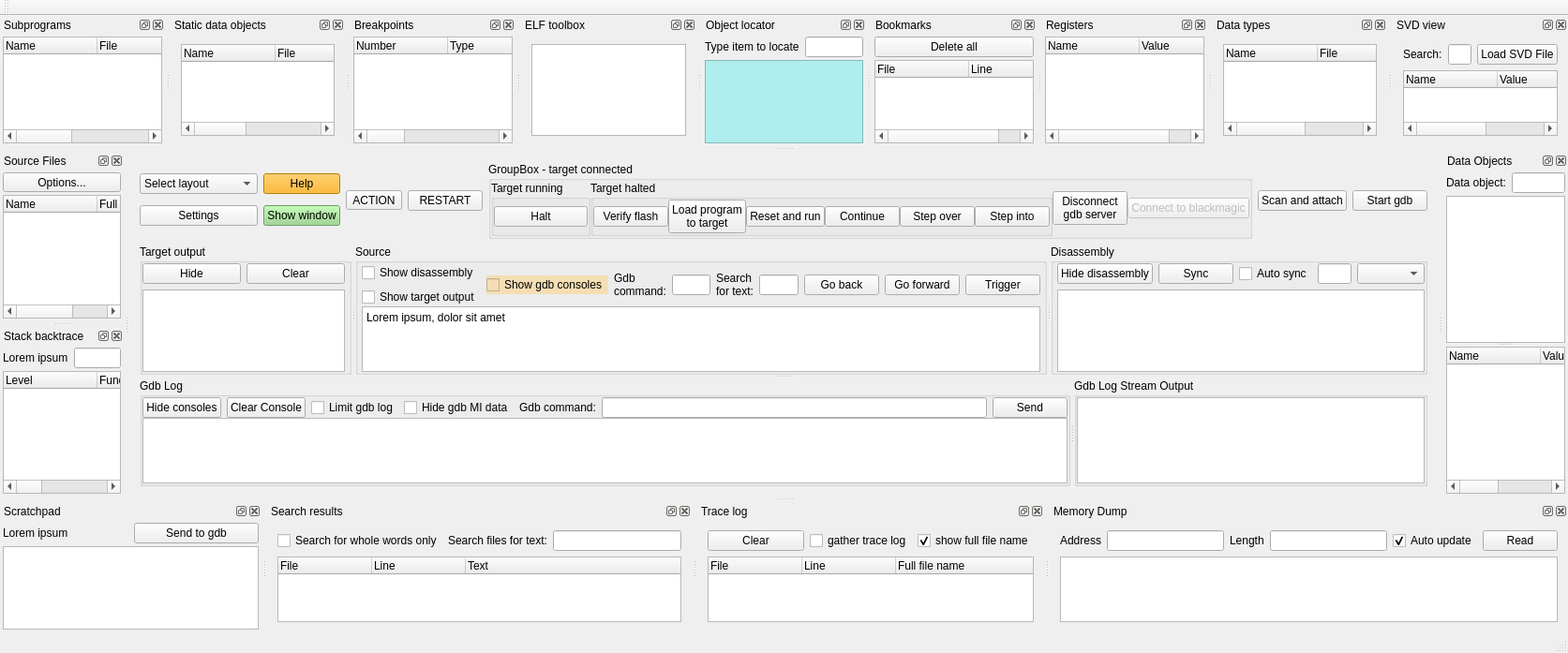
<?xml version="1.0" encoding="UTF-8"?>
<ui version="4.0">
 <class>MainWindow</class>
 <widget class="QMainWindow" name="MainWindow">
  <property name="geometry">
   <rect>
    <x>0</x>
    <y>0</y>
    <width>1673</width>
    <height>675</height>
   </rect>
  </property>
  <property name="windowTitle">
   <string>turbo</string>
  </property>
  <widget class="QWidget" name="centralWidget">
   <layout class="QVBoxLayout" name="verticalLayout_27">
    <item>
     <layout class="QHBoxLayout" name="horizontalLayout">
      <item>
       <layout class="QVBoxLayout" name="verticalLayout_19">
        <property name="spacing">
         <number>0</number>
        </property>
        <item>
         <widget class="QComboBox" name="comboBoxSelectLayout">
          <item>
           <property name="text">
            <string>Select layout</string>
           </property>
          </item>
          <item>
           <property name="text">
            <string>Hide all views</string>
           </property>
          </item>
          <item>
           <property name="text">
            <string>Navigation layout</string>
           </property>
          </item>
          <item>
           <property name="text">
            <string>Debug layout</string>
           </property>
          </item>
          <item>
           <property name="text">
            <string>Show all views</string>
           </property>
          </item>
         </widget>
        </item>
        <item>
         <widget class="QPushButton" name="pushButtonSettings">
          <property name="text">
           <string>Settings</string>
          </property>
         </widget>
        </item>
       </layout>
      </item>
      <item>
       <layout class="QVBoxLayout" name="verticalLayout_22">
        <property name="spacing">
         <number>0</number>
        </property>
        <item>
         <widget class="QPushButton" name="pushButtonDisplayHelp">
          <property name="styleSheet">
           <string notr="true">background-color: rgb(255, 170, 0);</string>
          </property>
          <property name="text">
           <string>Help</string>
          </property>
         </widget>
        </item>
        <item>
         <widget class="QPushButton" name="pushButtonShowWindow">
          <property name="styleSheet">
           <string notr="true">background-color: rgb(148, 213, 134);</string>
          </property>
          <property name="text">
           <string>Show window</string>
          </property>
         </widget>
        </item>
       </layout>
      </item>
      <item>
       <widget class="QToolButton" name="toolButtonActions">
        <property name="text">
         <string>ACTION</string>
        </property>
        <property name="popupMode">
         <enum>QToolButton::InstantPopup</enum>
        </property>
       </widget>
      </item>
      <item>
       <widget class="QPushButton" name="pushButtonRESTART">
        <property name="toolTip">
         <string>&lt;html&gt;&lt;head/&gt;&lt;body&gt;&lt;p&gt;Restart the frontend.&lt;/p&gt;&lt;p&gt;If you hold the &lt;span style=&quot; font-weight:600;&quot;&gt;CONTROL&lt;/span&gt; and &lt;span style=&quot; font-weight:600;&quot;&gt;SHIFT&lt;/span&gt; keys when activating this button, then the frontend settings file (by default, 'turbo.rc') &lt;span style=&quot; font-weight:600;&quot;&gt;will be deleted&lt;/span&gt;.&lt;/p&gt;&lt;p&gt;Make sure you know what you are doing if you decide to do so.&lt;/p&gt;&lt;/body&gt;&lt;/html&gt;</string>
        </property>
        <property name="text">
         <string>RESTART</string>
        </property>
       </widget>
      </item>
      <item>
       <widget class="QGroupBox" name="groupBoxTargetConnected">
        <property name="title">
         <string>GroupBox - target connected</string>
        </property>
        <layout class="QHBoxLayout" name="horizontalLayout_17">
         <property name="spacing">
          <number>0</number>
         </property>
         <property name="leftMargin">
          <number>0</number>
         </property>
         <property name="topMargin">
          <number>0</number>
         </property>
         <property name="rightMargin">
          <number>0</number>
         </property>
         <property name="bottomMargin">
          <number>0</number>
         </property>
         <item>
          <widget class="QGroupBox" name="groupBoxTargetRunning">
           <property name="title">
            <string>Target running</string>
           </property>
           <layout class="QHBoxLayout" name="horizontalLayout_18">
            <property name="spacing">
             <number>0</number>
            </property>
            <property name="leftMargin">
             <number>0</number>
            </property>
            <property name="topMargin">
             <number>0</number>
            </property>
            <property name="rightMargin">
             <number>0</number>
            </property>
            <property name="bottomMargin">
             <number>0</number>
            </property>
            <item>
             <widget class="QPushButton" name="pushButtonRequestGdbHalt">
              <property name="text">
               <string>Halt</string>
              </property>
             </widget>
            </item>
           </layout>
          </widget>
         </item>
         <item>
          <widget class="QGroupBox" name="groupBoxTargetHalted">
           <property name="title">
            <string>Target halted</string>
           </property>
           <layout class="QHBoxLayout" name="horizontalLayout_20">
            <property name="spacing">
             <number>0</number>
            </property>
            <property name="leftMargin">
             <number>0</number>
            </property>
            <property name="topMargin">
             <number>0</number>
            </property>
            <property name="rightMargin">
             <number>0</number>
            </property>
            <property name="bottomMargin">
             <number>0</number>
            </property>
            <item>
             <widget class="QPushButton" name="pushButtonVerifyTargetMemory">
              <property name="text">
               <string>Verify flash</string>
              </property>
             </widget>
            </item>
            <item>
             <widget class="QPushButton" name="pushButtonLoadProgramToTarget">
              <property name="text">
               <string>Load program
to target</string>
              </property>
             </widget>
            </item>
            <item>
             <widget class="QPushButton" name="pushButtonResetAndRunTarget">
              <property name="text">
               <string>Reset and run</string>
              </property>
             </widget>
            </item>
            <item>
             <widget class="QPushButton" name="pushButtonContinue">
              <property name="text">
               <string>Continue</string>
              </property>
             </widget>
            </item>
            <item>
             <widget class="QPushButton" name="pushButtonStepOver">
              <property name="text">
               <string>Step over</string>
              </property>
             </widget>
            </item>
            <item>
             <widget class="QPushButton" name="pushButtonStepInto">
              <property name="text">
               <string>Step into</string>
              </property>
             </widget>
            </item>
           </layout>
          </widget>
         </item>
         <item>
          <widget class="QPushButton" name="pushButtonDisconnectGdbServer">
           <property name="text">
            <string>Disconnect
gdb server</string>
           </property>
          </widget>
         </item>
         <item>
          <widget class="QPushButton" name="pushButtonConnectToBlackmagic">
           <property name="enabled">
            <bool>false</bool>
           </property>
           <property name="text">
            <string>Connect to blackmagic</string>
           </property>
          </widget>
         </item>
        </layout>
       </widget>
      </item>
      <item>
       <widget class="QPushButton" name="pushButtonScanForTargets">
        <property name="text">
         <string>Scan and attach</string>
        </property>
       </widget>
      </item>
      <item>
       <widget class="QPushButton" name="pushButtonStartGdb">
        <property name="text">
         <string>Start gdb</string>
        </property>
       </widget>
      </item>
     </layout>
    </item>
    <item>
     <widget class="QSplitter" name="splitterVerticalSourceView">
      <property name="orientation">
       <enum>Qt::Vertical</enum>
      </property>
      <property name="childrenCollapsible">
       <bool>false</bool>
      </property>
      <widget class="QSplitter" name="splitterHorizontalSourceView">
       <property name="orientation">
        <enum>Qt::Horizontal</enum>
       </property>
       <property name="childrenCollapsible">
        <bool>false</bool>
       </property>
       <widget class="QGroupBox" name="groupBoxTargetOutput">
        <property name="title">
         <string>Target output</string>
        </property>
        <layout class="QVBoxLayout" name="verticalLayout_25">
         <property name="spacing">
          <number>0</number>
         </property>
         <property name="leftMargin">
          <number>0</number>
         </property>
         <property name="topMargin">
          <number>0</number>
         </property>
         <property name="rightMargin">
          <number>4</number>
         </property>
         <property name="bottomMargin">
          <number>0</number>
         </property>
         <item>
          <layout class="QVBoxLayout" name="verticalLayout_23">
           <item>
            <layout class="QHBoxLayout" name="horizontalLayout_23">
             <item>
              <widget class="QPushButton" name="pushButtonHideTargetOutputView">
               <property name="text">
                <string>Hide</string>
               </property>
              </widget>
             </item>
             <item>
              <widget class="QPushButton" name="pushButton_4">
               <property name="text">
                <string>Clear</string>
               </property>
              </widget>
             </item>
            </layout>
           </item>
           <item>
            <widget class="QPlainTextEdit" name="plainTextEditStderr"/>
           </item>
          </layout>
         </item>
        </layout>
       </widget>
       <widget class="QGroupBox" name="groupBox_3">
        <property name="title">
         <string>Source</string>
        </property>
        <layout class="QVBoxLayout" name="verticalLayout_24">
         <property name="spacing">
          <number>0</number>
         </property>
         <property name="leftMargin">
          <number>4</number>
         </property>
         <property name="topMargin">
          <number>0</number>
         </property>
         <property name="rightMargin">
          <number>4</number>
         </property>
         <property name="bottomMargin">
          <number>0</number>
         </property>
         <item>
          <layout class="QHBoxLayout" name="horizontalLayout_4">
           <item>
            <layout class="QVBoxLayout" name="verticalLayout_28">
             <item>
              <widget class="QCheckBox" name="checkBoxShowDisassembly">
               <property name="text">
                <string>Show disassembly</string>
               </property>
              </widget>
             </item>
             <item>
              <widget class="QCheckBox" name="checkBoxShowTargetOutput">
               <property name="text">
                <string>Show target output</string>
               </property>
              </widget>
             </item>
            </layout>
           </item>
           <item>
            <widget class="QCheckBox" name="checkBoxShowGdbConsoles">
             <property name="styleSheet">
              <string notr="true">background-color: Wheat</string>
             </property>
             <property name="text">
              <string>Show gdb consoles</string>
             </property>
            </widget>
           </item>
           <item>
            <widget class="QLabel" name="label_3">
             <property name="text">
              <string>Gdb
command:</string>
             </property>
            </widget>
           </item>
           <item>
            <widget class="QLineEdit" name="lineEditGdbCommand2"/>
           </item>
           <item>
            <widget class="QLabel" name="label_4">
             <property name="text">
              <string>Search
for text:</string>
             </property>
            </widget>
           </item>
           <item>
            <widget class="QLineEdit" name="lineEditFindText"/>
           </item>
           <item>
            <widget class="QPushButton" name="pushButtonNavigateBack">
             <property name="text">
              <string>Go back</string>
             </property>
            </widget>
           </item>
           <item>
            <widget class="QPushButton" name="pushButtonNavigateForward">
             <property name="text">
              <string>Go forward</string>
             </property>
            </widget>
           </item>
           <item>
            <widget class="QPushButton" name="pushButtonTrigger">
             <property name="text">
              <string>Trigger</string>
             </property>
            </widget>
           </item>
          </layout>
         </item>
         <item>
          <widget class="QPlainTextEdit" name="plainTextEditSourceView">
           <property name="plainText">
            <string>Lorem ipsum, dolor sit amet</string>
           </property>
           <property name="textInteractionFlags">
            <set>Qt::TextSelectableByKeyboard|Qt::TextSelectableByMouse</set>
           </property>
          </widget>
         </item>
        </layout>
       </widget>
       <widget class="QGroupBox" name="groupBoxDisassembly">
        <property name="title">
         <string>Disassembly</string>
        </property>
        <layout class="QVBoxLayout" name="verticalLayout_26">
         <property name="spacing">
          <number>0</number>
         </property>
         <property name="leftMargin">
          <number>4</number>
         </property>
         <property name="topMargin">
          <number>0</number>
         </property>
         <property name="rightMargin">
          <number>0</number>
         </property>
         <property name="bottomMargin">
          <number>0</number>
         </property>
         <item>
          <layout class="QVBoxLayout" name="verticalLayout_3">
           <item>
            <layout class="QHBoxLayout" name="horizontalLayout_3">
             <item>
              <widget class="QPushButton" name="pushButtonHideDisassembly">
               <property name="text">
                <string>Hide disassembly</string>
               </property>
              </widget>
             </item>
             <item>
              <widget class="QPushButton" name="pushButtonShowCurrentDisassembly">
               <property name="text">
                <string>Sync</string>
               </property>
              </widget>
             </item>
             <item>
              <widget class="QCheckBox" name="checkBoxAutoUpdateDisassembly">
               <property name="text">
                <string>Auto sync</string>
               </property>
              </widget>
             </item>
             <item>
              <widget class="QLineEdit" name="lineEdit"/>
             </item>
             <item>
              <widget class="QComboBox" name="comboBox"/>
             </item>
            </layout>
           </item>
           <item>
            <widget class="QPlainTextEdit" name="plainTextEditDisassembly">
             <property name="lineWrapMode">
              <enum>QPlainTextEdit::NoWrap</enum>
             </property>
            </widget>
           </item>
          </layout>
         </item>
        </layout>
       </widget>
      </widget>
      <widget class="QSplitter" name="splitterHorizontalGdbConsoles">
       <property name="orientation">
        <enum>Qt::Horizontal</enum>
       </property>
       <property name="childrenCollapsible">
        <bool>false</bool>
       </property>
       <widget class="QGroupBox" name="groupBox">
        <property name="title">
         <string>Gdb Log</string>
        </property>
        <layout class="QVBoxLayout" name="verticalLayout_4">
         <property name="spacing">
          <number>0</number>
         </property>
         <property name="leftMargin">
          <number>0</number>
         </property>
         <property name="topMargin">
          <number>0</number>
         </property>
         <property name="rightMargin">
          <number>0</number>
         </property>
         <property name="bottomMargin">
          <number>0</number>
         </property>
         <item>
          <layout class="QHBoxLayout" name="horizontalLayout_24">
           <item>
            <widget class="QPushButton" name="pushButtonHideGdbConsoles">
             <property name="text">
              <string>Hide consoles</string>
             </property>
            </widget>
           </item>
           <item>
            <widget class="QPushButton" name="pushButtonClearConsole">
             <property name="text">
              <string>Clear Console</string>
             </property>
            </widget>
           </item>
           <item>
            <widget class="QCheckBox" name="checkBoxLimitGdbLog">
             <property name="toolTip">
              <string>&lt;html&gt;&lt;head/&gt;&lt;body&gt;&lt;p&gt;Check this checkbox to limit the number of shown gdb lines in the gdb console, and to truncate long lines in the gdb output.&lt;/p&gt;&lt;p&gt;This can have a noticable impact on performance. Generally, you should normally check this checkbox, and uncheck it when debugging the gdb communication.&lt;/p&gt;&lt;/body&gt;&lt;/html&gt;</string>
             </property>
             <property name="text">
              <string>Limit gdb log</string>
             </property>
            </widget>
           </item>
           <item>
            <widget class="QCheckBox" name="checkBoxHideGdbMIData">
             <property name="toolTip">
              <string>&lt;html&gt;&lt;head/&gt;&lt;body&gt;&lt;p&gt;Check this checkbox to hide the gdb machine interface (MI) data in the communication between the frontend and gdb.&lt;/p&gt;&lt;p&gt;This significantly improves the readability and convenience when communicating directly with gdb. Generally, you should normally check this checkbox, and uncheck it when debugging the gdb communication.&lt;/p&gt;&lt;/body&gt;&lt;/html&gt;</string>
             </property>
             <property name="text">
              <string>Hide gdb MI data</string>
             </property>
            </widget>
           </item>
           <item>
            <widget class="QLabel" name="label">
             <property name="text">
              <string>Gdb command:</string>
             </property>
            </widget>
           </item>
           <item>
            <widget class="QLineEdit" name="lineEditGdbCommand1"/>
           </item>
           <item>
            <widget class="QPushButton" name="pushButtonSendCommandToGdb1">
             <property name="text">
              <string>Send</string>
             </property>
            </widget>
           </item>
          </layout>
         </item>
         <item>
          <widget class="QPlainTextEdit" name="plainTextEditGdbLog"/>
         </item>
        </layout>
       </widget>
       <widget class="QGroupBox" name="groupBox_2">
        <property name="title">
         <string>Gdb Log Stream Output</string>
        </property>
        <layout class="QVBoxLayout" name="verticalLayout_2">
         <property name="spacing">
          <number>0</number>
         </property>
         <property name="leftMargin">
          <number>0</number>
         </property>
         <property name="topMargin">
          <number>0</number>
         </property>
         <property name="rightMargin">
          <number>0</number>
         </property>
         <property name="bottomMargin">
          <number>0</number>
         </property>
         <item>
          <widget class="QPlainTextEdit" name="plainTextEditLogStreamOutput"/>
         </item>
        </layout>
       </widget>
      </widget>
     </widget>
    </item>
   </layout>
  </widget>
  <widget class="QMenuBar" name="menuBar">
   <property name="geometry">
    <rect>
     <x>0</x>
     <y>0</y>
     <width>1673</width>
     <height>21</height>
    </rect>
   </property>
  </widget>
  <widget class="QToolBar" name="mainToolBar">
   <property name="windowTitle">
    <string>Main Toolbar</string>
   </property>
   <attribute name="toolBarArea">
    <enum>TopToolBarArea</enum>
   </attribute>
   <attribute name="toolBarBreak">
    <bool>false</bool>
   </attribute>
  </widget>
  <widget class="QStatusBar" name="statusBar"/>
  <widget class="QDockWidget" name="dockWidgetDataObjects">
   <property name="windowTitle">
    <string>Data Objects</string>
   </property>
   <attribute name="dockWidgetArea">
    <number>2</number>
   </attribute>
   <widget class="QWidget" name="dockWidgetContents">
    <layout class="QVBoxLayout" name="verticalLayout">
     <property name="spacing">
      <number>3</number>
     </property>
     <property name="leftMargin">
      <number>3</number>
     </property>
     <property name="topMargin">
      <number>3</number>
     </property>
     <property name="rightMargin">
      <number>3</number>
     </property>
     <property name="bottomMargin">
      <number>3</number>
     </property>
     <item>
      <layout class="QHBoxLayout" name="horizontalLayout_2">
       <item>
        <widget class="QLabel" name="label_2">
         <property name="text">
          <string>Data object:</string>
         </property>
        </widget>
       </item>
       <item>
        <widget class="QLineEdit" name="lineEditVarObjectExpression"/>
       </item>
      </layout>
     </item>
     <item>
      <widget class="QSplitter" name="splitter">
       <property name="orientation">
        <enum>Qt::Vertical</enum>
       </property>
       <widget class="QTreeView" name="treeViewDataObjects"/>
       <widget class="QTreeWidget" name="treeWidgetStackVariables">
        <column>
         <property name="text">
          <string notr="true">Name</string>
         </property>
        </column>
        <column>
         <property name="text">
          <string>Value</string>
         </property>
        </column>
        <column>
         <property name="text">
          <string>Hex value</string>
         </property>
        </column>
       </widget>
      </widget>
     </item>
    </layout>
   </widget>
  </widget>
  <widget class="QDockWidget" name="dockWidgetSourceFiles">
   <property name="windowTitle">
    <string>Source Files</string>
   </property>
   <attribute name="dockWidgetArea">
    <number>1</number>
   </attribute>
   <widget class="QWidget" name="dockWidgetContents_2">
    <layout class="QVBoxLayout" name="verticalLayout_6">
     <property name="spacing">
      <number>3</number>
     </property>
     <property name="leftMargin">
      <number>3</number>
     </property>
     <property name="topMargin">
      <number>3</number>
     </property>
     <property name="rightMargin">
      <number>3</number>
     </property>
     <property name="bottomMargin">
      <number>3</number>
     </property>
     <item>
      <layout class="QVBoxLayout" name="verticalLayout_5">
       <item>
        <widget class="QToolButton" name="toolButtonSourceFilesViewOptions">
         <property name="sizePolicy">
          <sizepolicy hsizetype="Minimum" vsizetype="Fixed">
           <horstretch>0</horstretch>
           <verstretch>0</verstretch>
          </sizepolicy>
         </property>
         <property name="text">
          <string>Options...</string>
         </property>
         <property name="popupMode">
          <enum>QToolButton::InstantPopup</enum>
         </property>
        </widget>
       </item>
      </layout>
     </item>
     <item>
      <widget class="QTreeWidget" name="treeWidgetSourceFiles">
       <attribute name="headerStretchLastSection">
        <bool>false</bool>
       </attribute>
       <column>
        <property name="text">
         <string>Name</string>
        </property>
       </column>
       <column>
        <property name="text">
         <string>Full name</string>
        </property>
       </column>
      </widget>
     </item>
    </layout>
   </widget>
  </widget>
  <widget class="QDockWidget" name="dockWidgetScratchpad">
   <property name="windowTitle">
    <string>Scratchpad</string>
   </property>
   <attribute name="dockWidgetArea">
    <number>8</number>
   </attribute>
   <widget class="QWidget" name="dockWidgetContents_3">
    <layout class="QVBoxLayout" name="verticalLayout_7">
     <property name="spacing">
      <number>3</number>
     </property>
     <property name="leftMargin">
      <number>3</number>
     </property>
     <property name="topMargin">
      <number>3</number>
     </property>
     <property name="rightMargin">
      <number>3</number>
     </property>
     <property name="bottomMargin">
      <number>3</number>
     </property>
     <item>
      <layout class="QHBoxLayout" name="horizontalLayout_5">
       <item>
        <widget class="QLabel" name="label_5">
         <property name="text">
          <string>Lorem ipsum</string>
         </property>
        </widget>
       </item>
       <item>
        <widget class="QPushButton" name="pushButtonSendScratchpadToGdb">
         <property name="text">
          <string>Send to gdb</string>
         </property>
        </widget>
       </item>
      </layout>
     </item>
     <item>
      <widget class="QPlainTextEdit" name="plainTextEditScratchpad"/>
     </item>
    </layout>
   </widget>
  </widget>
  <widget class="QDockWidget" name="dockWidgetSubprograms">
   <property name="windowTitle">
    <string>Subprograms</string>
   </property>
   <attribute name="dockWidgetArea">
    <number>4</number>
   </attribute>
   <widget class="QWidget" name="dockWidgetContents_7">
    <layout class="QVBoxLayout" name="verticalLayout_8">
     <property name="spacing">
      <number>3</number>
     </property>
     <property name="leftMargin">
      <number>3</number>
     </property>
     <property name="topMargin">
      <number>3</number>
     </property>
     <property name="rightMargin">
      <number>3</number>
     </property>
     <property name="bottomMargin">
      <number>3</number>
     </property>
     <item>
      <widget class="QTreeWidget" name="treeWidgetSubprograms">
       <property name="indentation">
        <number>0</number>
       </property>
       <property name="uniformRowHeights">
        <bool>true</bool>
       </property>
       <attribute name="headerStretchLastSection">
        <bool>false</bool>
       </attribute>
       <column>
        <property name="text">
         <string>Name</string>
        </property>
       </column>
       <column>
        <property name="text">
         <string>File</string>
        </property>
       </column>
       <column>
        <property name="text">
         <string>Line number</string>
        </property>
       </column>
       <column>
        <property name="text">
         <string>Details</string>
        </property>
       </column>
      </widget>
     </item>
    </layout>
   </widget>
  </widget>
  <widget class="QDockWidget" name="dockWidgetStaticDataObjects">
   <property name="windowTitle">
    <string>Static data objects</string>
   </property>
   <attribute name="dockWidgetArea">
    <number>4</number>
   </attribute>
   <widget class="QWidget" name="dockWidgetContents_4">
    <layout class="QVBoxLayout" name="verticalLayout_9">
     <item>
      <widget class="QTreeWidget" name="treeWidgetStaticDataObjects">
       <attribute name="headerStretchLastSection">
        <bool>false</bool>
       </attribute>
       <column>
        <property name="text">
         <string>Name</string>
        </property>
       </column>
       <column>
        <property name="text">
         <string>File</string>
        </property>
       </column>
       <column>
        <property name="text">
         <string>Line number</string>
        </property>
       </column>
       <column>
        <property name="text">
         <string>Details</string>
        </property>
       </column>
      </widget>
     </item>
    </layout>
   </widget>
  </widget>
  <widget class="QDockWidget" name="dockWidgetBreakpoints">
   <property name="windowTitle">
    <string>Breakpoints</string>
   </property>
   <attribute name="dockWidgetArea">
    <number>4</number>
   </attribute>
   <widget class="QWidget" name="dockWidgetContents_5">
    <layout class="QVBoxLayout" name="verticalLayout_10">
     <property name="spacing">
      <number>3</number>
     </property>
     <property name="leftMargin">
      <number>3</number>
     </property>
     <property name="topMargin">
      <number>3</number>
     </property>
     <property name="rightMargin">
      <number>3</number>
     </property>
     <property name="bottomMargin">
      <number>3</number>
     </property>
     <item>
      <widget class="QTreeWidget" name="treeWidgetBreakpoints">
       <attribute name="headerStretchLastSection">
        <bool>false</bool>
       </attribute>
       <column>
        <property name="text">
         <string notr="true">Number</string>
        </property>
       </column>
       <column>
        <property name="text">
         <string>Type</string>
        </property>
       </column>
       <column>
        <property name="text">
         <string>Disposition</string>
        </property>
       </column>
       <column>
        <property name="text">
         <string>Enabled</string>
        </property>
       </column>
       <column>
        <property name="text">
         <string>Address</string>
        </property>
       </column>
       <column>
        <property name="text">
         <string>Details</string>
        </property>
       </column>
      </widget>
     </item>
    </layout>
   </widget>
  </widget>
  <widget class="QDockWidget" name="dockWidgetBacktrace">
   <property name="windowTitle">
    <string>Stack backtrace</string>
   </property>
   <attribute name="dockWidgetArea">
    <number>1</number>
   </attribute>
   <widget class="QWidget" name="dockWidgetContents_8">
    <layout class="QVBoxLayout" name="verticalLayout_11">
     <property name="spacing">
      <number>3</number>
     </property>
     <property name="leftMargin">
      <number>3</number>
     </property>
     <property name="topMargin">
      <number>3</number>
     </property>
     <property name="rightMargin">
      <number>3</number>
     </property>
     <property name="bottomMargin">
      <number>3</number>
     </property>
     <item>
      <layout class="QHBoxLayout" name="horizontalLayout_9">
       <item>
        <widget class="QLabel" name="label_9">
         <property name="text">
          <string>Lorem ipsum</string>
         </property>
        </widget>
       </item>
       <item>
        <widget class="QLineEdit" name="lineEdit_6"/>
       </item>
      </layout>
     </item>
     <item>
      <widget class="QTreeWidget" name="treeWidgetBacktrace">
       <column>
        <property name="text">
         <string notr="true">Level</string>
        </property>
       </column>
       <column>
        <property name="text">
         <string>Function</string>
        </property>
       </column>
       <column>
        <property name="text">
         <string>File</string>
        </property>
       </column>
       <column>
        <property name="text">
         <string>Line</string>
        </property>
       </column>
       <column>
        <property name="text">
         <string>Address</string>
        </property>
       </column>
      </widget>
     </item>
    </layout>
   </widget>
  </widget>
  <widget class="QDockWidget" name="dockWidgetSearchResults">
   <property name="windowTitle">
    <string>Search results</string>
   </property>
   <attribute name="dockWidgetArea">
    <number>8</number>
   </attribute>
   <widget class="QWidget" name="dockWidgetContents_6">
    <layout class="QVBoxLayout" name="verticalLayout_12">
     <item>
      <layout class="QHBoxLayout" name="horizontalLayout_10">
       <item>
        <widget class="QCheckBox" name="checkBoxSearchForWholeWordsOnly">
         <property name="text">
          <string>Search for whole words only</string>
         </property>
        </widget>
       </item>
       <item>
        <widget class="QLabel" name="label_10">
         <property name="text">
          <string>Search files for text:</string>
         </property>
        </widget>
       </item>
       <item>
        <widget class="QLineEdit" name="lineEditSearchFilesForText"/>
       </item>
      </layout>
     </item>
     <item>
      <widget class="QTreeWidget" name="treeWidgetSearchResults">
       <column>
        <property name="text">
         <string>File</string>
        </property>
       </column>
       <column>
        <property name="text">
         <string>Line</string>
        </property>
       </column>
       <column>
        <property name="text">
         <string>Text</string>
        </property>
       </column>
      </widget>
     </item>
    </layout>
   </widget>
  </widget>
  <widget class="QDockWidget" name="dockWidgetElfToolbox">
   <property name="windowTitle">
    <string>ELF toolbox</string>
   </property>
   <attribute name="dockWidgetArea">
    <number>4</number>
   </attribute>
   <widget class="QWidget" name="dockWidgetContents_10">
    <layout class="QVBoxLayout" name="verticalLayout_14">
     <item>
      <widget class="QPlainTextEdit" name="plainTextEditELFToolbox"/>
     </item>
    </layout>
   </widget>
  </widget>
  <widget class="QDockWidget" name="dockWidgetObjectLocator">
   <property name="windowTitle">
    <string>Object locator</string>
   </property>
   <attribute name="dockWidgetArea">
    <number>4</number>
   </attribute>
   <widget class="QWidget" name="dockWidgetContents_11">
    <layout class="QVBoxLayout" name="verticalLayout_15">
     <property name="spacing">
      <number>3</number>
     </property>
     <property name="leftMargin">
      <number>3</number>
     </property>
     <property name="topMargin">
      <number>3</number>
     </property>
     <property name="rightMargin">
      <number>3</number>
     </property>
     <property name="bottomMargin">
      <number>3</number>
     </property>
     <item>
      <layout class="QHBoxLayout" name="horizontalLayout_13">
       <item>
        <widget class="QLabel" name="label_12">
         <property name="text">
          <string>Type item to locate</string>
         </property>
        </widget>
       </item>
       <item>
        <widget class="QLineEdit" name="lineEditObjectLocator"/>
       </item>
      </layout>
     </item>
     <item>
      <widget class="QTreeWidget" name="treeWidgetObjectLocator">
       <property name="styleSheet">
        <string notr="true">background-color: PaleTurquoise</string>
       </property>
       <property name="indentation">
        <number>0</number>
       </property>
       <attribute name="headerVisible">
        <bool>false</bool>
       </attribute>
       <column>
        <property name="text">
         <string notr="true">1</string>
        </property>
       </column>
      </widget>
     </item>
    </layout>
   </widget>
  </widget>
  <widget class="QDockWidget" name="dockWidgetBookmarks">
   <property name="windowTitle">
    <string>Bookmarks</string>
   </property>
   <attribute name="dockWidgetArea">
    <number>4</number>
   </attribute>
   <widget class="QWidget" name="dockWidgetContents_12">
    <layout class="QVBoxLayout" name="verticalLayout_16">
     <property name="spacing">
      <number>3</number>
     </property>
     <property name="leftMargin">
      <number>3</number>
     </property>
     <property name="topMargin">
      <number>3</number>
     </property>
     <property name="rightMargin">
      <number>3</number>
     </property>
     <property name="bottomMargin">
      <number>3</number>
     </property>
     <item>
      <widget class="QPushButton" name="pushButtonDeleteAllBookmarks">
       <property name="text">
        <string>Delete all</string>
       </property>
      </widget>
     </item>
     <item>
      <widget class="QTreeWidget" name="treeWidgetBookmarks">
       <column>
        <property name="text">
         <string notr="true">File</string>
        </property>
       </column>
       <column>
        <property name="text">
         <string>Line</string>
        </property>
       </column>
      </widget>
     </item>
    </layout>
   </widget>
  </widget>
  <widget class="QDockWidget" name="dockWidgetRegisters">
   <property name="windowTitle">
    <string>Registers</string>
   </property>
   <attribute name="dockWidgetArea">
    <number>4</number>
   </attribute>
   <widget class="QWidget" name="dockWidgetContents_13">
    <layout class="QVBoxLayout" name="verticalLayout_17">
     <property name="spacing">
      <number>3</number>
     </property>
     <property name="leftMargin">
      <number>3</number>
     </property>
     <property name="topMargin">
      <number>3</number>
     </property>
     <property name="rightMargin">
      <number>3</number>
     </property>
     <property name="bottomMargin">
      <number>3</number>
     </property>
     <item>
      <widget class="QTreeWidget" name="treeWidgetRegisters">
       <column>
        <property name="text">
         <string>Name</string>
        </property>
       </column>
       <column>
        <property name="text">
         <string>Value</string>
        </property>
       </column>
      </widget>
     </item>
    </layout>
   </widget>
  </widget>
  <widget class="QDockWidget" name="dockWidgetDataTypes">
   <property name="windowTitle">
    <string>Data types</string>
   </property>
   <attribute name="dockWidgetArea">
    <number>4</number>
   </attribute>
   <widget class="QWidget" name="dockWidgetContents_14">
    <layout class="QVBoxLayout" name="verticalLayout_18">
     <item>
      <widget class="QTreeWidget" name="treeWidgetDataTypes">
       <column>
        <property name="text">
         <string notr="true">Name</string>
        </property>
       </column>
       <column>
        <property name="text">
         <string>File</string>
        </property>
       </column>
       <column>
        <property name="text">
         <string>Line</string>
        </property>
       </column>
      </widget>
     </item>
    </layout>
   </widget>
  </widget>
  <widget class="QDockWidget" name="dockWidgetTraceLog">
   <property name="windowTitle">
    <string>Trace log</string>
   </property>
   <attribute name="dockWidgetArea">
    <number>8</number>
   </attribute>
   <widget class="QWidget" name="dockWidgetContents_15">
    <layout class="QVBoxLayout" name="verticalLayout_20">
     <item>
      <layout class="QHBoxLayout" name="horizontalLayout_22">
       <item>
        <widget class="QPushButton" name="pushButton">
         <property name="text">
          <string>Clear</string>
         </property>
        </widget>
       </item>
       <item>
        <widget class="QCheckBox" name="checkBoxEnableTraceLogging">
         <property name="text">
          <string>gather trace log</string>
         </property>
        </widget>
       </item>
       <item>
        <widget class="QCheckBox" name="checkBoxShowFullFileNamesInTraceLog">
         <property name="text">
          <string>show full file name</string>
         </property>
         <property name="checked">
          <bool>true</bool>
         </property>
        </widget>
       </item>
      </layout>
     </item>
     <item>
      <widget class="QTreeWidget" name="treeWidgetTraceLog">
       <column>
        <property name="text">
         <string>File</string>
        </property>
       </column>
       <column>
        <property name="text">
         <string>Line</string>
        </property>
       </column>
       <column>
        <property name="text">
         <string>Full file name</string>
        </property>
       </column>
      </widget>
     </item>
    </layout>
   </widget>
  </widget>
  <widget class="QDockWidget" name="dockWidget">
   <property name="windowTitle">
    <string>SVD view</string>
   </property>
   <attribute name="dockWidgetArea">
    <number>4</number>
   </attribute>
   <widget class="QWidget" name="dockWidgetContents_16">
    <layout class="QVBoxLayout" name="verticalLayout_21">
     <item>
      <layout class="QHBoxLayout" name="horizontalLayout_6">
       <item>
        <widget class="QLabel" name="label_6">
         <property name="text">
          <string>Search:</string>
         </property>
        </widget>
       </item>
       <item>
        <widget class="QLineEdit" name="lineEditSearchSVDTree"/>
       </item>
       <item>
        <widget class="QPushButton" name="pushButtonLoadSVDFile">
         <property name="text">
          <string>Load SVD File</string>
         </property>
        </widget>
       </item>
      </layout>
     </item>
     <item>
      <widget class="QTreeWidget" name="treeWidgetSvd">
       <attribute name="headerStretchLastSection">
        <bool>false</bool>
       </attribute>
       <column>
        <property name="text">
         <string>Name</string>
        </property>
       </column>
       <column>
        <property name="text">
         <string>Value</string>
        </property>
       </column>
       <column>
        <property name="text">
         <string>Description</string>
        </property>
       </column>
      </widget>
     </item>
    </layout>
   </widget>
  </widget>
  <widget class="QDockWidget" name="dockWidgetMemoryDump">
   <property name="windowTitle">
    <string>Memory Dump</string>
   </property>
   <attribute name="dockWidgetArea">
    <number>8</number>
   </attribute>
   <widget class="QWidget" name="dockWidgetContentsMemoryDump">
    <layout class="QVBoxLayout" name="verticalLayout_29">
     <item>
      <layout class="QHBoxLayout" name="horizontalLayout_7">
       <item>
        <widget class="QLabel" name="label_7">
         <property name="text">
          <string>Address</string>
         </property>
        </widget>
       </item>
       <item>
        <widget class="QLineEdit" name="lineEditMemoryReadAddress"/>
       </item>
       <item>
        <widget class="QLabel" name="label_13">
         <property name="text">
          <string>Length</string>
         </property>
        </widget>
       </item>
       <item>
        <widget class="QLineEdit" name="lineEditMemoryReadLength"/>
       </item>
       <item>
        <widget class="QCheckBox" name="checkBoxMemoryDumpAutoUpdate">
         <property name="text">
          <string>Auto update</string>
         </property>
         <property name="checked">
          <bool>true</bool>
         </property>
        </widget>
       </item>
       <item>
        <widget class="QPushButton" name="pushButtonReadMemory">
         <property name="text">
          <string>Read</string>
         </property>
        </widget>
       </item>
      </layout>
     </item>
     <item>
      <widget class="QPlainTextEdit" name="plainTextEditMemoryDump"/>
     </item>
    </layout>
   </widget>
  </widget>
  <action name="actionVerifyTargetFlash">
   <property name="text">
    <string>Verify flash</string>
   </property>
  </action>
  <action name="actionSourceFilesViewShowFullFileNames">
   <property name="checkable">
    <bool>true</bool>
   </property>
   <property name="text">
    <string>Show full file names</string>
   </property>
  </action>
  <action name="actionSourceFilesShowOnlyFilesWithMachineCode">
   <property name="checkable">
    <bool>true</bool>
   </property>
   <property name="text">
    <string>Show only files with machine code</string>
   </property>
  </action>
  <action name="actionSourceFilesShowOnlyExistingFiles">
   <property name="checkable">
    <bool>true</bool>
   </property>
   <property name="text">
    <string>Show only existing files</string>
   </property>
  </action>
  <action name="actionLoadProgramIntoTarget">
   <property name="text">
    <string>Load program into target</string>
   </property>
  </action>
  <action name="actionDisconnectGdbServer">
   <property name="text">
    <string>Disconnect gdb server</string>
   </property>
  </action>
  <action name="actionShowTargetOutput">
   <property name="checkable">
    <bool>true</bool>
   </property>
   <property name="text">
    <string>Show target output (defunkt)</string>
   </property>
  </action>
  <action name="actionactionScanForTargets">
   <property name="text">
    <string>Scan for targets</string>
   </property>
   <property name="toolTip">
    <string>Scan and attach to target</string>
   </property>
  </action>
 </widget>
 <layoutdefault spacing="6" margin="11"/>
 <resources/>
 <connections>
  <connection>
   <sender>pushButtonClearConsole</sender>
   <signal>clicked()</signal>
   <receiver>plainTextEditGdbLog</receiver>
   <slot>clear()</slot>
   <hints>
    <hint type="sourcelabel">
     <x>345</x>
     <y>429</y>
    </hint>
    <hint type="destinationlabel">
     <x>1062</x>
     <y>501</y>
    </hint>
   </hints>
  </connection>
  <connection>
   <sender>pushButton</sender>
   <signal>clicked()</signal>
   <receiver>treeWidgetTraceLog</receiver>
   <slot>clear()</slot>
   <hints>
    <hint type="sourcelabel">
     <x>977</x>
     <y>567</y>
    </hint>
    <hint type="destinationlabel">
     <x>1201</x>
     <y>680</y>
    </hint>
   </hints>
  </connection>
  <connection>
   <sender>pushButton_4</sender>
   <signal>clicked()</signal>
   <receiver>plainTextEditStderr</receiver>
   <slot>clear()</slot>
   <hints>
    <hint type="sourcelabel">
     <x>346</x>
     <y>295</y>
    </hint>
    <hint type="destinationlabel">
     <x>347</x>
     <y>384</y>
    </hint>
   </hints>
  </connection>
 </connections>
</ui>
